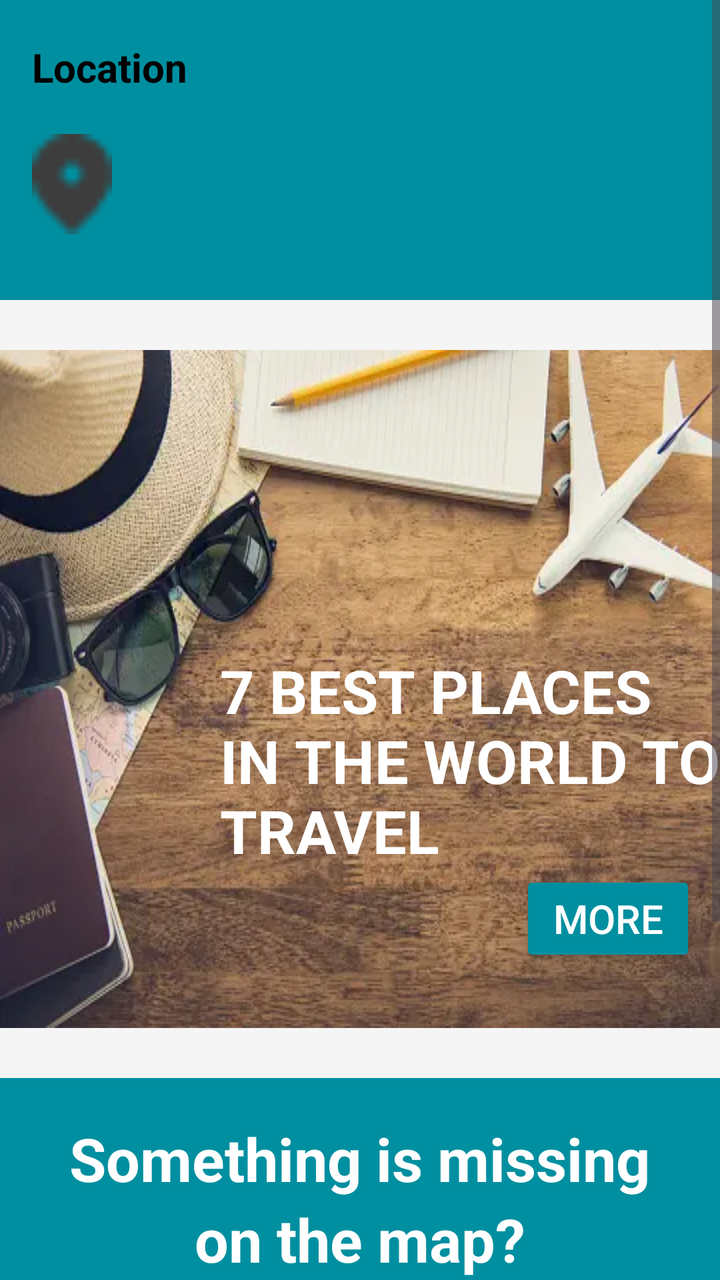
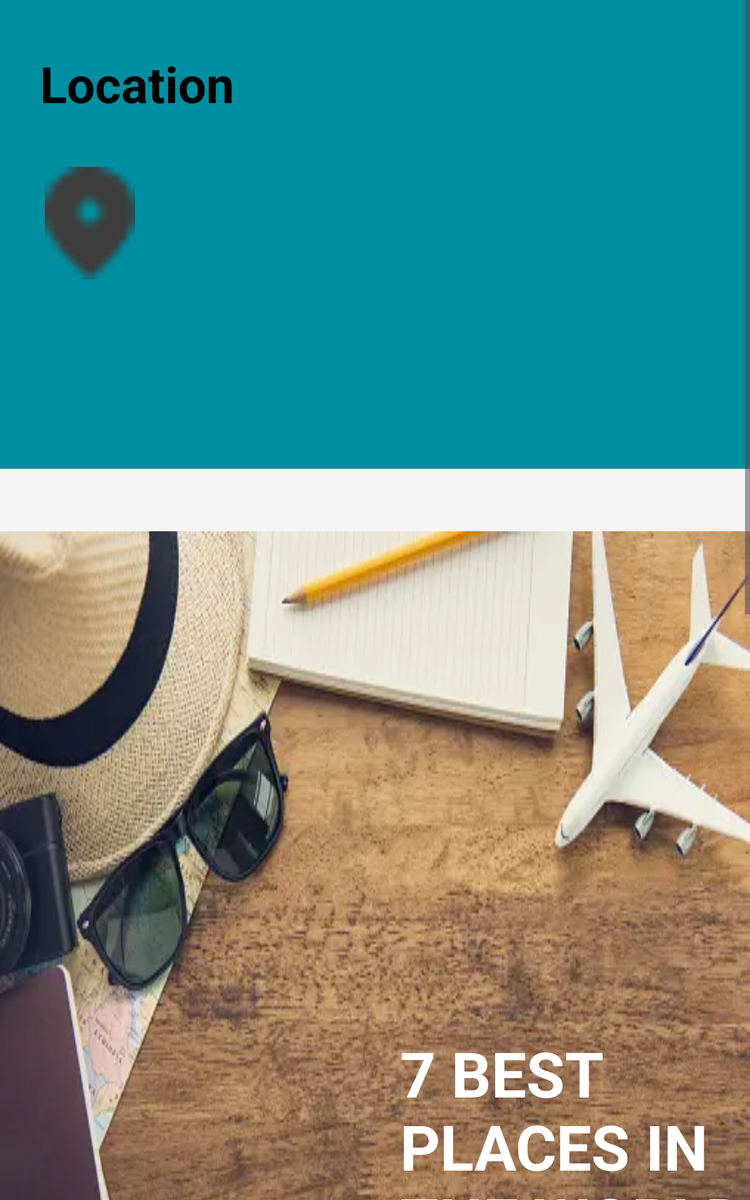

One screen, two layout resources from the same app: the default and the author's alternative for another configuration. Each is rendered where Android would select it; the XML of both is given below.
<!-- AndroidManifest.xml: application theme Theme.ITravel -->
<!-- res/layout/activity_main.xml -->
<?xml version="1.0" encoding="utf-8"?>
<RelativeLayout xmlns:android="http://schemas.android.com/apk/res/android"
    xmlns:app="http://schemas.android.com/apk/res-auto"
    android:layout_width="match_parent"
    android:layout_height="match_parent"
    android:background="@color/bg_color"
    >
    <ScrollView
        android:layout_width="match_parent"
        android:layout_height="match_parent">
    <LinearLayout
        android:layout_width="match_parent"
        android:layout_height="match_parent"
        android:orientation="vertical">

    <LinearLayout
        android:id="@+id/main"
        android:layout_width="match_parent"
        android:layout_height="150sp"
        android:orientation="vertical"
        android:background="@color/main_color">

    <TextView
        android:id="@+id/location"
        android:layout_width="wrap_content"
        android:layout_height="wrap_content"
        android:text="Location"
        android:textStyle="bold"
        android:textSize="20sp"
        android:layout_marginLeft="16sp"
        android:layout_marginTop="20sp"
        android:textColor="@color/black"
        ></TextView>


    <LinearLayout
        android:layout_width="match_parent"
        android:layout_height="wrap_content"
        android:orientation="horizontal"
        android:layout_below="@+id/location"
        android:layout_marginLeft="16sp"
        >
        <ImageView
            android:id="@+id/imageView2"
            android:layout_width="40sp"
            android:layout_height="50sp"
            app:srcCompat="@drawable/mini_map"
            android:layout_marginTop="20sp"
            />

        <TextView
            android:id="@+id/location_map"
            android:layout_width="wrap_content"
            android:layout_height="wrap_content"
            android:textSize="30sp"
            android:layout_marginTop="20sp"
            android:textStyle="bold"
            android:layout_marginLeft="10sp"
            android:textColor="@color/black"
            ></TextView>



    </LinearLayout>


    </LinearLayout>


    <LinearLayout
        android:id="@+id/info"
        android:background="@drawable/fon"
        android:layout_marginTop="25sp"
        android:layout_below="@id/main"
        android:layout_width="match_parent"
        android:orientation="vertical"
        android:layout_height="wrap_content">

    <TextView
        android:id="@+id/best"
        android:layout_width="wrap_content"
        android:layout_height="wrap_content"
        android:textSize="30sp"
        android:textColor="@color/white"
        android:textStyle="bold"
        android:layout_marginTop="150sp"
        android:layout_marginLeft="110sp"
        android:text="7 BEST PLACES IN THE WORLD TO TRAVEL"/>

        <Button
            android:textColor="@color/white"
            android:layout_width="wrap_content"
            android:layout_height="wrap_content"
            android:text="More"
            android:onClick="More"
            android:layout_marginLeft="260sp"
            android:textSize="20sp"
            android:backgroundTint="@color/main_color"/>


    </LinearLayout>



    <LinearLayout
        android:id="@+id/add"
        android:background="@color/main_color"
        android:layout_marginTop="25sp"
        android:layout_below="@id/info"
        android:layout_width="match_parent"
        android:layout_height="300sp"
        android:orientation="vertical"
        >
        
    <LinearLayout
        android:layout_width="300sp"
        android:layout_height="wrap_content"
        android:layout_gravity="center"
        android:orientation="vertical">
        <TextView
            android:layout_marginTop="20sp"
            android:layout_width="wrap_content"
            android:layout_height="wrap_content"
            android:layout_gravity="center"
            android:textSize="30sp"
            android:textColor="@color/white"
            android:textStyle="bold"
            android:text="Something is missing"
             />

        <TextView
            android:layout_width="wrap_content"
            android:layout_height="wrap_content"
            android:layout_gravity="center"
            android:textSize="30sp"
            android:textColor="@color/white"
            android:textStyle="bold"
            android:text="on the map?"
            />
        </LinearLayout>


        <Button
            android:id="@+id/add_button"
            android:layout_width="wrap_content"
            android:layout_height="wrap_content"
            android:text="Add"
            android:onClick="add"
            android:layout_marginTop="20sp"
            android:layout_gravity="center"
            android:textColor="@color/main_color"
            android:backgroundTint="@color/white"/>




    </LinearLayout>


        <LinearLayout
            android:id="@+id/bottomLayout"
            android:layout_width="match_parent"
            android:layout_height="wrap_content"
            android:orientation="horizontal"
            android:background="@color/white"
            android:layout_alignParentBottom="true">

        <ImageView
            android:layout_width="0sp"
            android:layout_height="30sp"
            android:layout_weight="1"
            android:layout_margin="10sp"
            app:srcCompat="@drawable/home" />

        <ImageView
            android:layout_width="0sp"
            android:layout_height="30sp"
            android:layout_weight="1"
            android:layout_margin="10sp"
            app:srcCompat="@drawable/map"
            android:clickable="true"
            android:onClick="map"/>



        <ImageView
            android:layout_width="0sp"
            android:layout_height="30sp"
            android:layout_weight="1"
            android:layout_margin="10sp"
            app:srcCompat="@drawable/likes"
            android:clickable="true"
            android:onClick="like"/>

        <ImageView
            android:layout_width="0sp"
            android:layout_height="30sp"
            android:layout_weight="1"
            android:layout_margin="10sp"
            app:srcCompat="@drawable/profile"
            android:clickable="true"
            android:onClick="Profile"/>
    </LinearLayout>


    </LinearLayout>
    </ScrollView>

</RelativeLayout>
<!-- resources referenced by this layout -->
<resources>
  <color name="bg_color">#F5F5F5</color>
  <color name="black">#FF000000</color>
  <color name="main_color">#008FA0</color>
  <color name="white">#FFFFFFFF</color>
  <!-- drawable fon: webp bitmap (drawable, 37786 bytes) -->
  <!-- drawable home: png bitmap (drawable, 476 bytes) -->
  <!-- drawable likes: png bitmap (drawable, 432 bytes) -->
  <!-- drawable map: png bitmap (drawable, 462 bytes) -->
  <!-- drawable mini_map: png bitmap (drawable, 348 bytes) -->
  <!-- drawable profile: png bitmap (drawable, 396 bytes) -->
  <style name="Theme.ITravel" parent="Base.Theme.ITravel" />
  <style name="Base.Theme.ITravel" parent="Theme.Material3.DayNight.NoActionBar">
          
          
      </style>
</resources>
<!-- res/layout-sw600dp/activity_main.xml (the author's variant of the layout above) -->
<!-- drawn on a 7-inch tablet held upright -->
<?xml version="1.0" encoding="utf-8"?>
<RelativeLayout xmlns:android="http://schemas.android.com/apk/res/android"
    xmlns:app="http://schemas.android.com/apk/res-auto"
    android:layout_width="match_parent"
    android:layout_height="match_parent"
    android:background="@color/bg_color">

    <ScrollView
        android:layout_width="match_parent"
        android:layout_height="match_parent">

        <LinearLayout
            android:layout_width="match_parent"
            android:layout_height="wrap_content"
            android:orientation="vertical">

            <LinearLayout
                android:id="@+id/main"
                android:layout_width="match_parent"
                android:layout_height="375dp"
                android:orientation="vertical"
                android:background="@color/main_color">

                <TextView
                    android:id="@+id/location"
                    android:layout_width="wrap_content"
                    android:layout_height="wrap_content"
                    android:text="Location"
                    android:textStyle="bold"
                    android:textSize="40dp"
                    android:layout_marginStart="32dp"
                    android:layout_marginTop="40dp"
                    android:textColor="@color/black" />

                <LinearLayout
                    android:layout_width="match_parent"
                    android:layout_height="wrap_content"
                    android:orientation="horizontal"
                    android:layout_marginStart="32dp"
                    android:layout_marginTop="20dp">

                    <ImageView
                        android:id="@+id/imageView2"
                        android:layout_width="80dp"
                        android:layout_height="90dp"
                        app:srcCompat="@drawable/mini_map"
                        android:layout_marginTop="20dp" />

                    <TextView
                        android:id="@+id/location_map"
                        android:layout_width="wrap_content"
                        android:layout_height="wrap_content"
                        android:textSize="50dp"
                        android:layout_marginTop="20dp"
                        android:textStyle="bold"
                        android:layout_marginStart="20dp"
                        android:textColor="@color/black" />
                </LinearLayout>

            </LinearLayout>

            <LinearLayout
                android:id="@+id/info"
                android:background="@drawable/fon"
                android:layout_marginTop="50dp"
                android:layout_width="match_parent"
                android:orientation="vertical"
                android:layout_height="700dp">

                <TextView
                    android:id="@+id/best"
                    android:layout_width="wrap_content"
                    android:layout_height="wrap_content"
                    android:textSize="50dp"
                    android:textColor="@color/white"
                    android:textStyle="bold"
                    android:layout_marginStart="320dp"
                    android:layout_marginTop="400dp"
                    android:text="7 BEST PLACES IN THE WORLD TO TRAVEL"/>

                <Button
                    android:textColor="@color/white"
                    android:layout_width="wrap_content"
                    android:layout_height="wrap_content"
                    android:text="More"
                    android:onClick="More"
                    android:layout_marginTop="30dp"
                    android:layout_marginStart="640dp"
                    android:textSize="40dp"
                    android:backgroundTint="@color/main_color"/>
            </LinearLayout>

            <LinearLayout
                android:id="@+id/add"
                android:background="@color/main_color"
                android:layout_marginTop="50sp"
                android:layout_width="match_parent"
                android:layout_height="600sp"
                android:orientation="vertical">

                <LinearLayout
                    android:layout_width="600dp"
                    android:layout_height="wrap_content"
                    android:layout_gravity="center"
                    android:orientation="vertical">

                    <TextView
                        android:layout_marginTop="40dp"
                        android:layout_width="wrap_content"
                        android:layout_height="wrap_content"
                        android:layout_gravity="center"
                        android:textSize="50dp"
                        android:textColor="@color/white"
                        android:textStyle="bold"
                        android:text="Something is missing" />

                    <TextView
                        android:layout_width="wrap_content"
                        android:layout_height="wrap_content"
                        android:layout_gravity="center"
                        android:textSize="50dp"
                        android:textColor="@color/white"
                        android:textStyle="bold"
                        android:text="on the map?" />
                </LinearLayout>

                <Button
                    android:id="@+id/add_button"
                    android:layout_width="120sp"
                    android:textSize="30sp"
                    android:layout_height="80sp"
                    android:text="Add"
                    android:onClick="add"
                    android:layout_marginTop="40dp"
                    android:layout_gravity="center"
                    android:textColor="@color/main_color"
                    android:backgroundTint="@color/white"/>

            </LinearLayout>

            <LinearLayout
                android:id="@+id/bottomLayout"
                android:layout_width="match_parent"
                android:layout_height="wrap_content"
                android:orientation="horizontal"
                android:background="@color/white"
                android:layout_alignParentBottom="true">

                <ImageView
                    android:layout_width="0dp"
                    android:layout_height="60dp"
                    android:layout_weight="1"
                    android:layout_margin="20dp"
                    app:srcCompat="@drawable/home" />

                <ImageView
                    android:layout_width="0dp"
                    android:layout_height="60dp"
                    android:layout_weight="1"
                    android:layout_margin="20dp"
                    app:srcCompat="@drawable/map"
                    android:clickable="true"
                    android:onClick="map"/>

                <ImageView
                    android:layout_width="0dp"
                    android:layout_height="60dp"
                    android:layout_weight="1"
                    android:layout_margin="20dp"
                    app:srcCompat="@drawable/likes"
                    android:clickable="true"
                    android:onClick="like"/>

                <ImageView
                    android:layout_width="0dp"
                    android:layout_height="60dp"
                    android:layout_weight="1"
                    android:layout_margin="20dp"
                    app:srcCompat="@drawable/profile"
                    android:clickable="true"
                    android:onClick="Profile"/>
            </LinearLayout>

        </LinearLayout>
    </ScrollView>

</RelativeLayout>
